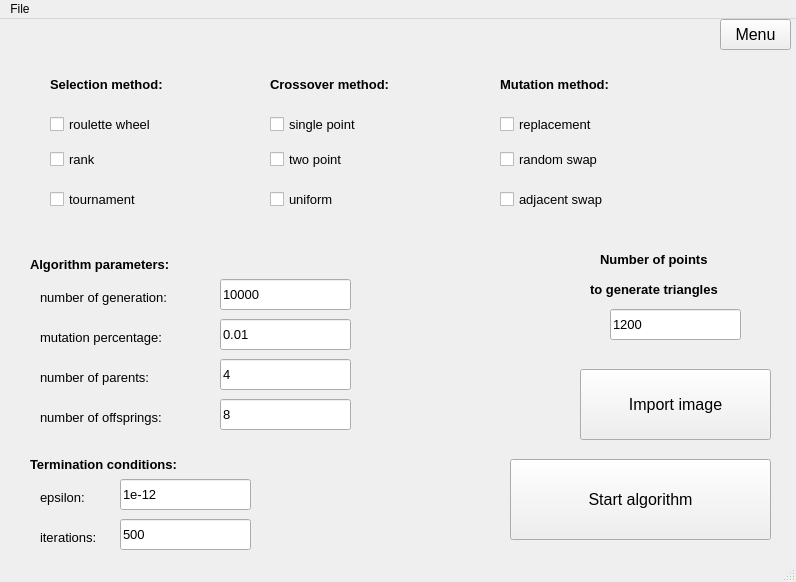
<?xml version="1.0" encoding="UTF-8"?>
<ui version="4.0">
 <class>MainWindow_triangles</class>
 <widget class="QMainWindow" name="MainWindow_triangles">
  <property name="geometry">
   <rect>
    <x>0</x>
    <y>0</y>
    <width>796</width>
    <height>582</height>
   </rect>
  </property>
  <property name="windowTitle">
   <string>TRIANGLES</string>
  </property>
  <widget class="QWidget" name="centralwidget">
   <widget class="QPushButton" name="pushButton_return_to_menu">
    <property name="geometry">
     <rect>
      <x>720</x>
      <y>0</y>
      <width>71</width>
      <height>31</height>
     </rect>
    </property>
    <property name="font">
     <font>
      <pointsize>12</pointsize>
     </font>
    </property>
    <property name="text">
     <string>Menu</string>
    </property>
   </widget>
   <widget class="QLabel" name="label_crossover">
    <property name="geometry">
     <rect>
      <x>270</x>
      <y>40</y>
      <width>201</width>
      <height>51</height>
     </rect>
    </property>
    <property name="font">
     <font>
      <pointsize>10</pointsize>
      <weight>75</weight>
      <italic>false</italic>
      <bold>true</bold>
     </font>
    </property>
    <property name="text">
     <string>Crossover method:</string>
    </property>
   </widget>
   <widget class="QCheckBox" name="checkBox_uniform">
    <property name="geometry">
     <rect>
      <x>270</x>
      <y>170</y>
      <width>121</width>
      <height>21</height>
     </rect>
    </property>
    <property name="font">
     <font>
      <pointsize>10</pointsize>
     </font>
    </property>
    <property name="text">
     <string>uniform</string>
    </property>
   </widget>
   <widget class="QCheckBox" name="checkBox_adjacent_swap">
    <property name="geometry">
     <rect>
      <x>500</x>
      <y>170</y>
      <width>141</width>
      <height>21</height>
     </rect>
    </property>
    <property name="font">
     <font>
      <pointsize>10</pointsize>
     </font>
    </property>
    <property name="text">
     <string>adjacent swap</string>
    </property>
   </widget>
   <widget class="QLabel" name="label_selection">
    <property name="geometry">
     <rect>
      <x>50</x>
      <y>40</y>
      <width>201</width>
      <height>51</height>
     </rect>
    </property>
    <property name="font">
     <font>
      <pointsize>10</pointsize>
      <weight>75</weight>
      <italic>false</italic>
      <bold>true</bold>
     </font>
    </property>
    <property name="text">
     <string>Selection method:</string>
    </property>
   </widget>
   <widget class="QCheckBox" name="checkBox_single_point">
    <property name="geometry">
     <rect>
      <x>270</x>
      <y>90</y>
      <width>151</width>
      <height>31</height>
     </rect>
    </property>
    <property name="font">
     <font>
      <pointsize>10</pointsize>
     </font>
    </property>
    <property name="text">
     <string>single point</string>
    </property>
   </widget>
   <widget class="QCheckBox" name="checkBox_two_point">
    <property name="geometry">
     <rect>
      <x>270</x>
      <y>130</y>
      <width>131</width>
      <height>21</height>
     </rect>
    </property>
    <property name="font">
     <font>
      <pointsize>10</pointsize>
     </font>
    </property>
    <property name="text">
     <string>two point</string>
    </property>
   </widget>
   <widget class="QCheckBox" name="checkBox_replacment">
    <property name="geometry">
     <rect>
      <x>500</x>
      <y>90</y>
      <width>151</width>
      <height>31</height>
     </rect>
    </property>
    <property name="font">
     <font>
      <pointsize>10</pointsize>
     </font>
    </property>
    <property name="text">
     <string>replacement</string>
    </property>
   </widget>
   <widget class="QCheckBox" name="checkBox_random_swap">
    <property name="geometry">
     <rect>
      <x>500</x>
      <y>130</y>
      <width>161</width>
      <height>21</height>
     </rect>
    </property>
    <property name="font">
     <font>
      <pointsize>10</pointsize>
     </font>
    </property>
    <property name="text">
     <string>random swap</string>
    </property>
   </widget>
   <widget class="QCheckBox" name="checkBox_rank">
    <property name="geometry">
     <rect>
      <x>50</x>
      <y>130</y>
      <width>81</width>
      <height>20</height>
     </rect>
    </property>
    <property name="font">
     <font>
      <pointsize>10</pointsize>
     </font>
    </property>
    <property name="text">
     <string>rank</string>
    </property>
   </widget>
   <widget class="QCheckBox" name="checkBox_tournament">
    <property name="geometry">
     <rect>
      <x>50</x>
      <y>170</y>
      <width>121</width>
      <height>21</height>
     </rect>
    </property>
    <property name="font">
     <font>
      <pointsize>10</pointsize>
     </font>
    </property>
    <property name="text">
     <string>tournament</string>
    </property>
   </widget>
   <widget class="QCheckBox" name="checkBox_roulette">
    <property name="geometry">
     <rect>
      <x>50</x>
      <y>90</y>
      <width>151</width>
      <height>31</height>
     </rect>
    </property>
    <property name="font">
     <font>
      <pointsize>10</pointsize>
     </font>
    </property>
    <property name="text">
     <string>roulette wheel</string>
    </property>
   </widget>
   <widget class="QLabel" name="label_mutation">
    <property name="geometry">
     <rect>
      <x>500</x>
      <y>40</y>
      <width>181</width>
      <height>51</height>
     </rect>
    </property>
    <property name="font">
     <font>
      <pointsize>10</pointsize>
      <weight>75</weight>
      <italic>false</italic>
      <bold>true</bold>
     </font>
    </property>
    <property name="text">
     <string>Mutation method:</string>
    </property>
   </widget>
   <widget class="QLabel" name="label_num_offsprings">
    <property name="geometry">
     <rect>
      <x>40</x>
      <y>390</y>
      <width>171</width>
      <height>16</height>
     </rect>
    </property>
    <property name="font">
     <font>
      <pointsize>10</pointsize>
     </font>
    </property>
    <property name="text">
     <string>number of offsprings:</string>
    </property>
   </widget>
   <widget class="QLabel" name="label_iterations_termination">
    <property name="geometry">
     <rect>
      <x>40</x>
      <y>510</y>
      <width>131</width>
      <height>16</height>
     </rect>
    </property>
    <property name="font">
     <font>
      <pointsize>10</pointsize>
     </font>
    </property>
    <property name="text">
     <string>iterations:</string>
    </property>
   </widget>
   <widget class="QLabel" name="label_mutation_percentage">
    <property name="geometry">
     <rect>
      <x>40</x>
      <y>310</y>
      <width>171</width>
      <height>16</height>
     </rect>
    </property>
    <property name="font">
     <font>
      <pointsize>10</pointsize>
     </font>
    </property>
    <property name="text">
     <string>mutation percentage:</string>
    </property>
   </widget>
   <widget class="QLabel" name="label_term_cond">
    <property name="geometry">
     <rect>
      <x>30</x>
      <y>420</y>
      <width>211</width>
      <height>51</height>
     </rect>
    </property>
    <property name="font">
     <font>
      <pointsize>10</pointsize>
      <weight>75</weight>
      <italic>false</italic>
      <bold>true</bold>
     </font>
    </property>
    <property name="text">
     <string>Termination conditions:</string>
    </property>
   </widget>
   <widget class="QLineEdit" name="lineEdit_epsilon">
    <property name="geometry">
     <rect>
      <x>120</x>
      <y>460</y>
      <width>131</width>
      <height>31</height>
     </rect>
    </property>
    <property name="font">
     <font>
      <pointsize>10</pointsize>
     </font>
    </property>
    <property name="text">
     <string>1e-12</string>
    </property>
    <property name="placeholderText">
     <string>1e-12</string>
    </property>
    <property name="clearButtonEnabled">
     <bool>false</bool>
    </property>
   </widget>
   <widget class="QLabel" name="label_epsajlon">
    <property name="geometry">
     <rect>
      <x>40</x>
      <y>470</y>
      <width>131</width>
      <height>16</height>
     </rect>
    </property>
    <property name="font">
     <font>
      <pointsize>10</pointsize>
     </font>
    </property>
    <property name="text">
     <string>epsilon:</string>
    </property>
   </widget>
   <widget class="QLineEdit" name="lineEdit_num_gen">
    <property name="geometry">
     <rect>
      <x>220</x>
      <y>260</y>
      <width>131</width>
      <height>31</height>
     </rect>
    </property>
    <property name="font">
     <font>
      <pointsize>10</pointsize>
     </font>
    </property>
    <property name="text">
     <string>10000</string>
    </property>
    <property name="placeholderText">
     <string>10000</string>
    </property>
   </widget>
   <widget class="QLabel" name="label_num_parameters">
    <property name="geometry">
     <rect>
      <x>40</x>
      <y>350</y>
      <width>161</width>
      <height>16</height>
     </rect>
    </property>
    <property name="font">
     <font>
      <pointsize>10</pointsize>
     </font>
    </property>
    <property name="text">
     <string>number of parents:</string>
    </property>
   </widget>
   <widget class="QLineEdit" name="lineEdit_num_offsprings">
    <property name="geometry">
     <rect>
      <x>220</x>
      <y>380</y>
      <width>131</width>
      <height>31</height>
     </rect>
    </property>
    <property name="font">
     <font>
      <pointsize>10</pointsize>
     </font>
    </property>
    <property name="text">
     <string>8</string>
    </property>
    <property name="placeholderText">
     <string>8</string>
    </property>
   </widget>
   <widget class="QLabel" name="label_num_iter">
    <property name="geometry">
     <rect>
      <x>40</x>
      <y>270</y>
      <width>181</width>
      <height>16</height>
     </rect>
    </property>
    <property name="font">
     <font>
      <pointsize>10</pointsize>
     </font>
    </property>
    <property name="text">
     <string>number of generation: </string>
    </property>
   </widget>
   <widget class="QLineEdit" name="lineEdit_term_iterations">
    <property name="geometry">
     <rect>
      <x>120</x>
      <y>500</y>
      <width>131</width>
      <height>31</height>
     </rect>
    </property>
    <property name="font">
     <font>
      <pointsize>10</pointsize>
     </font>
    </property>
    <property name="layoutDirection">
     <enum>Qt::LeftToRight</enum>
    </property>
    <property name="text">
     <string>500</string>
    </property>
    <property name="placeholderText">
     <string>500</string>
    </property>
   </widget>
   <widget class="QLineEdit" name="lineEdit_mut_percent">
    <property name="geometry">
     <rect>
      <x>220</x>
      <y>300</y>
      <width>131</width>
      <height>31</height>
     </rect>
    </property>
    <property name="font">
     <font>
      <pointsize>10</pointsize>
     </font>
    </property>
    <property name="text">
     <string>0.01</string>
    </property>
    <property name="placeholderText">
     <string>0.01</string>
    </property>
   </widget>
   <widget class="QLineEdit" name="lineEdit_num_parents">
    <property name="geometry">
     <rect>
      <x>220</x>
      <y>340</y>
      <width>131</width>
      <height>31</height>
     </rect>
    </property>
    <property name="font">
     <font>
      <pointsize>10</pointsize>
     </font>
    </property>
    <property name="text">
     <string>4</string>
    </property>
    <property name="placeholderText">
     <string>4</string>
    </property>
   </widget>
   <widget class="QLabel" name="label_alg_param">
    <property name="geometry">
     <rect>
      <x>30</x>
      <y>220</y>
      <width>201</width>
      <height>51</height>
     </rect>
    </property>
    <property name="font">
     <font>
      <pointsize>10</pointsize>
      <weight>75</weight>
      <italic>false</italic>
      <bold>true</bold>
     </font>
    </property>
    <property name="text">
     <string>Algorithm parameters:</string>
    </property>
   </widget>
   <widget class="QPushButton" name="pushButton_import_image">
    <property name="geometry">
     <rect>
      <x>580</x>
      <y>350</y>
      <width>191</width>
      <height>71</height>
     </rect>
    </property>
    <property name="font">
     <font>
      <pointsize>12</pointsize>
     </font>
    </property>
    <property name="text">
     <string>Import image</string>
    </property>
   </widget>
   <widget class="QPushButton" name="pushButton_start_algorithm">
    <property name="geometry">
     <rect>
      <x>510</x>
      <y>440</y>
      <width>261</width>
      <height>81</height>
     </rect>
    </property>
    <property name="font">
     <font>
      <pointsize>12</pointsize>
     </font>
    </property>
    <property name="text">
     <string>Start algorithm</string>
    </property>
   </widget>
   <widget class="QLabel" name="label_n_points">
    <property name="geometry">
     <rect>
      <x>600</x>
      <y>210</y>
      <width>201</width>
      <height>61</height>
     </rect>
    </property>
    <property name="font">
     <font>
      <pointsize>10</pointsize>
      <weight>75</weight>
      <italic>false</italic>
      <bold>true</bold>
     </font>
    </property>
    <property name="text">
     <string>Number of points</string>
    </property>
   </widget>
   <widget class="QLabel" name="label_n_points_2">
    <property name="geometry">
     <rect>
      <x>590</x>
      <y>240</y>
      <width>201</width>
      <height>61</height>
     </rect>
    </property>
    <property name="font">
     <font>
      <pointsize>10</pointsize>
      <weight>75</weight>
      <italic>false</italic>
      <bold>true</bold>
     </font>
    </property>
    <property name="text">
     <string>to generate triangles</string>
    </property>
   </widget>
   <widget class="QLineEdit" name="lineEdit_n_points">
    <property name="geometry">
     <rect>
      <x>610</x>
      <y>290</y>
      <width>131</width>
      <height>31</height>
     </rect>
    </property>
    <property name="font">
     <font>
      <pointsize>10</pointsize>
     </font>
    </property>
    <property name="layoutDirection">
     <enum>Qt::LeftToRight</enum>
    </property>
    <property name="text">
     <string>1200</string>
    </property>
    <property name="placeholderText">
     <string>1200</string>
    </property>
   </widget>
  </widget>
  <widget class="QMenuBar" name="menubar">
   <property name="geometry">
    <rect>
     <x>0</x>
     <y>0</y>
     <width>796</width>
     <height>26</height>
    </rect>
   </property>
   <widget class="QMenu" name="menuFile">
    <property name="title">
     <string>File</string>
    </property>
    <addaction name="actionClose"/>
   </widget>
   <addaction name="menuFile"/>
  </widget>
  <widget class="QStatusBar" name="statusbar"/>
  <action name="actionClose">
   <property name="text">
    <string>Close</string>
   </property>
  </action>
 </widget>
 <resources/>
 <connections/>
</ui>
